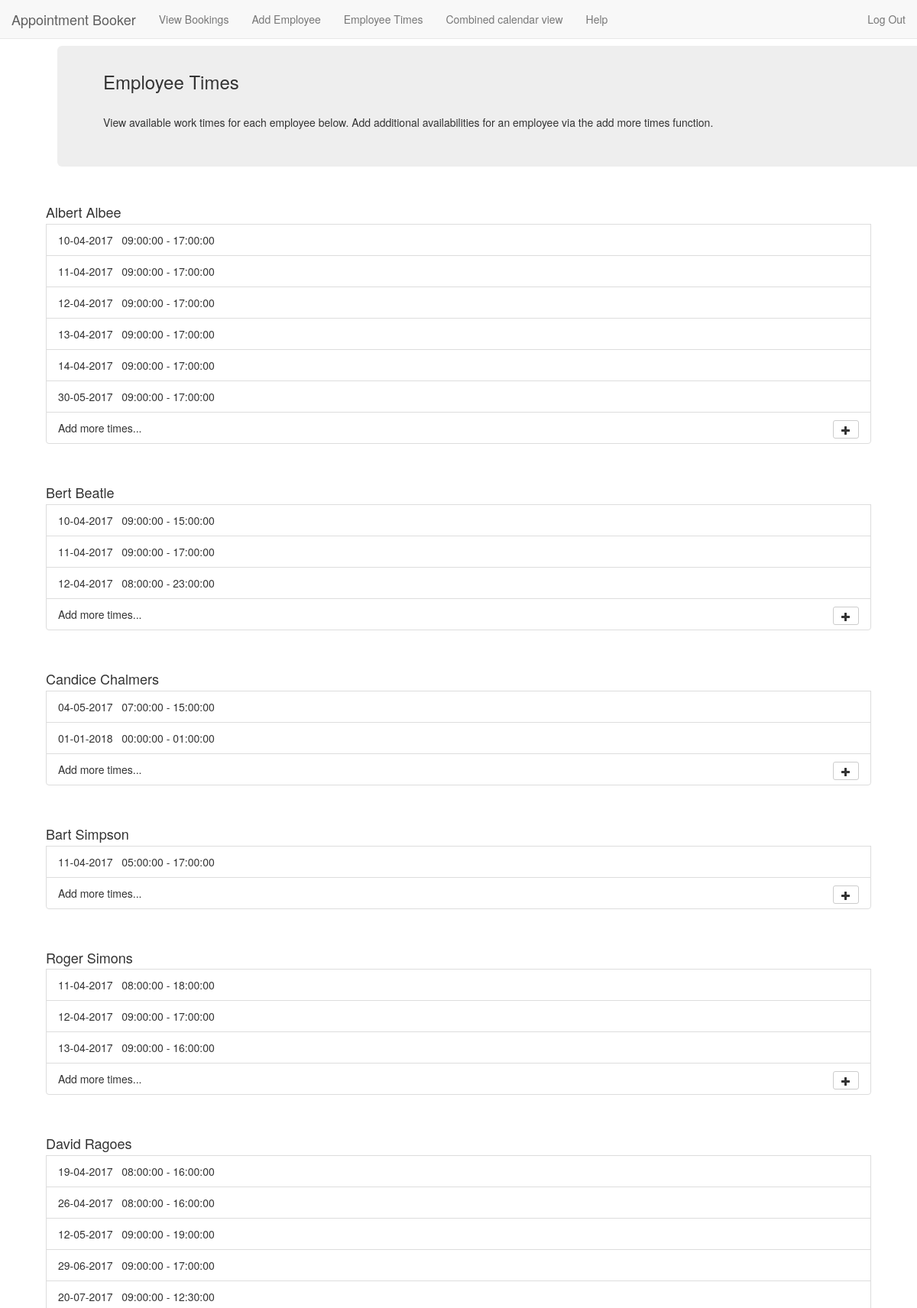
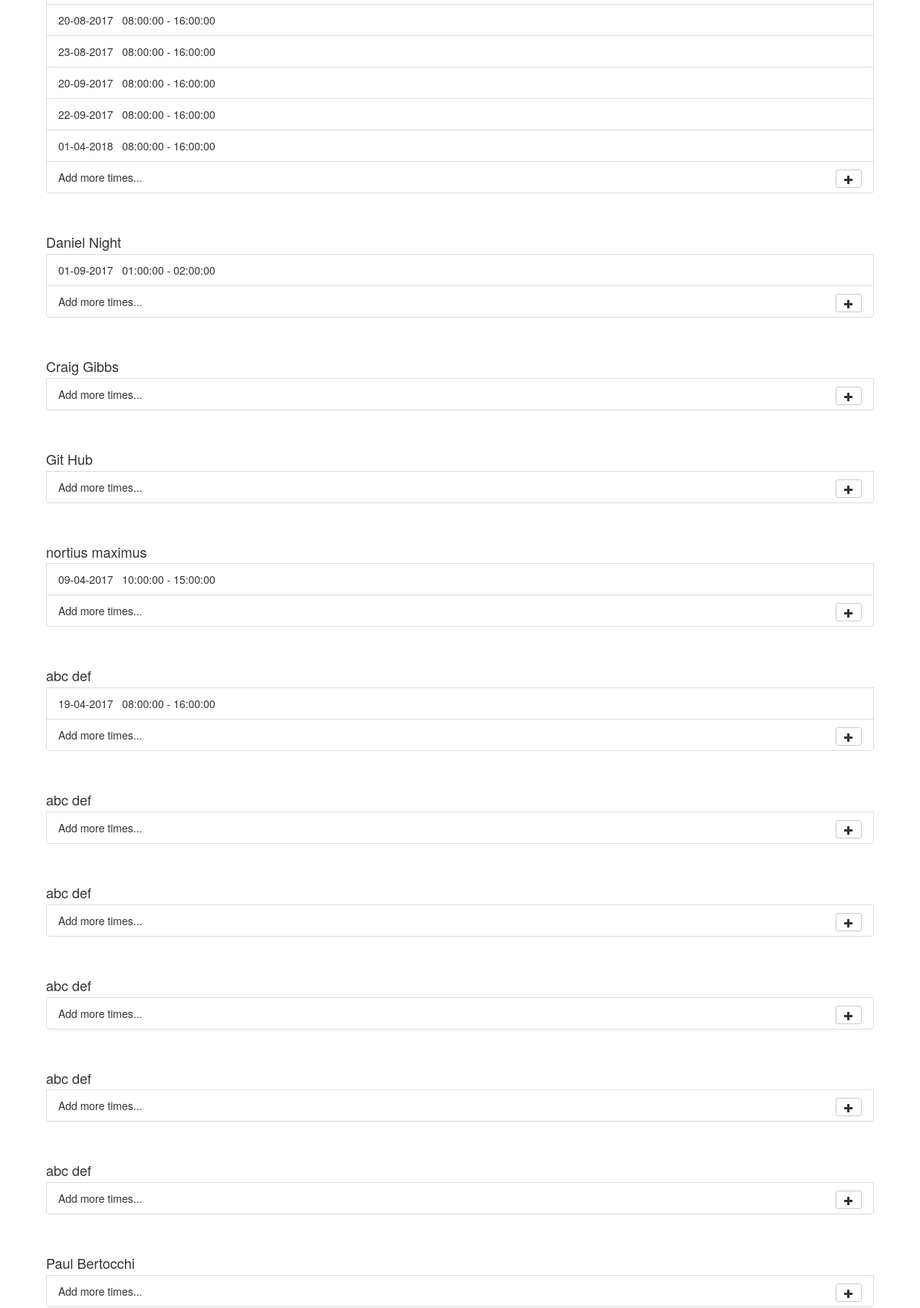
Screenshot of /WorkerAvailability.php (signed in, upper part) with the database file from the repository (2 pictures, top to bottom).
### tables this page shows
CREATE TABLE `Employees` (
  `empID` int(11) NOT NULL AUTO_INCREMENT,
  `fName` varchar(40) NOT NULL,
  `lName` varchar(40) NOT NULL,
  `email` varchar(100) NOT NULL,
  PRIMARY KEY (`empID`)
);

### Controller.class.php (called while the page is built, shortened)
<?php
require_once('views/SiteContainer.class.php');
class Controller
{
    private $db;
    public function __construct()
    {
        require_once('config.php');
        $this->db = new mysqli(
            $config['db_addr'],
            $config['db_user'],
            $config['db_pass'],
            $config['db_name']
        );
    }
    public function workers_availability()
    {
        $q = $this->db->prepare("SELECT empID, fName, lName FROM Employees;");
        if (!$q->execute())
            return false;
        $result = $q->get_result();
        $employees = array();
        $i = 0;
        while ($row = mysqli_fetch_assoc($result))
        {
            $employees[$i]['empID'] = $row['empID'];
            $employees[$i]['fName'] = $row['fName'];
            $employees[$i]['lName'] = $row['lName'];
            $employees[$i]['shifts'] = $this->get_worker_hours($employees[$i]['empID']);
            $i++;
        }
        return $employees;
    }
    public function get_worker_hours($empID)
    {
        require_once('models/Timeslot.class.php');
        $q = $this->db->prepare("SELECT A.dateTime FROM TimeSlot A, CanWork C WHERE A.dateTime = C.dateTime AND C.empID = '$empID'");
        $result = $q->get_result();
        $timeslots = array();
        while ($row = mysqli_fetch_array($result))
        {
            $start = new DateTime($row['dateTime']);
            $end = new DateTime($row['dateTime']);
            $end->modify('+'.MINIMUM_INTERVAL.' minutes');
            $now = new DateTime();
            if ($now > $start)
                continue;
            $timeslots[] = new Timeslot($start, $end);
        }
        $timeslots = $this->concatenate($timeslots);
        return $timeslots;
    }
    public function concatenate($ts)
    {
        $n = count($ts);
        for ($k = 0; $k < $n; $k++)
        {
            for ($i = 0; $i < count($ts) - 1; $i++)
            {
                for ($j = $i+1; $j < count($ts); $j++)
                {
                    if ($ts[$i]->get_end() >= $ts[$j]->get_start() && $ts[$i]->get_start() <= $ts[$j]->get_end())
                    {
                        $ts[$i] = new Timeslot(min($ts[$i]->get_start(), $ts[$j]->get_start()), max($ts[$j]->get_end(), $ts[$i]->get_end()));
                        unset($ts[$j]);
                        $ts = array_values($ts);
                    }
                }
            }
        }
        return $ts;
    }
    public function show_worker_availability()
    {
        $employees = $this->workers_availability();
        require_once('views/WorkerAvailability.class.php');
        $page = new WorkerAvailability();
        $page->printHtml($employees);
    }
}

### WorkerAvailability.php (called while the page is built, shortened)
<?php
require_once('Controller.class.php');
$controller = new Controller();
$controller->show_worker_availability();

### config.php (called while the page is built, shortened)
<?php
$config = array(
    'site_url' => '',
    'site_path' => '',
    'db_addr' => 'localhost',
    'db_user' => 'antfellow',
    'db_pass' => '',
    'db_name' => 'appt_booker',
    'debug' => true
);

### models/Timeslot.class.php (called while the page is built)
<?php
class Timeslot
{
    private $start;
    private $end;
    public function __construct($start, $end)
    {
        $this->start = $start;
        $this->end = $end;
    }
    public function get_start() { return $this->start; }
    public function get_end() { return $this->end; }
}

### views/WorkerAvailability.class.php (the view, shortened to what this page needs)
<?php
class WorkerAvailability
{
    public function printHtml($employees)
    {
    ?>
    <div class="container">
        <div class = "jumbotron jumbotron-fluid">
            <h3>Employee Times</h3><br>
            View available work times for each employee below.  Add additional availabilities for an employee via the add more times function.
        </div>
    </div>
    <?php
        for ($i = 0; $i < count($employees); $i++)
        {
            $fname = $employees[$i]['fName'];
            $lname = $employees[$i]['lName'];
            echo "<br>";
            echo "<form id=\"form\" method=\"POST\" action = \"../send_hrs.php\">";
            echo "<h4 class = \"list-group-item-heading\">".$fname." ".$lname."</h4>";
            foreach($employees[$i]['shifts'] as $value)
            {
                $st = $value->get_start();
                $en = $value->get_end();
                $date_only = $st->format("d-m-Y");
                $start_time = $st->format("H:i:s");
                $end_time = $en->format("H:i:s");
                echo "<div id = \"hrs_list\" class = \"list-group-item\">".$date_only."&nbsp;&nbsp;&nbsp;".$start_time." - ".$end_time.
                    "</div>";
            }
            echo "<div id = \"".$employees[$i]['empID']."\" class = \"list-group-item\"> Add more times...
                         <span class=\"pull-right\">
                            <button type=\"button\" class=\"btn btn-default btn-sm btn-circle\" onclick=\"add_hrs(".$employees[$i]['empID'].")\">
                                <i class=\"glyphicon glyphicon-plus\"></i>
                            </button>
                        </span>
                    </div>";
            echo "</form>";
            echo "<br>";
        }
    }
}

### css/custom.css (style rules this page uses)
html { position: relative; min-height: 100%; }
body { margin-bottom: 60px; padding-top: 60px; }
@media screen and (min-width: 768px) { .jumbotron { padding-top: 14px; } }

### rows the page displays
employees: fName "Albert", lName "Albee", date_only "10-04-2017", start_time "09:00:00", end_time "17:00:00", date_only "11-04-2017", date_only "12-04-2017", date_only "13-04-2017", date_only "14-04-2017", date_only "30-05-2017"
employees: fName "Bert", lName "Beatle", date_only "10-04-2017", start_time "09:00:00", end_time "15:00:00", date_only "11-04-2017", end_time "17:00:00", date_only "12-04-2017", start_time "08:00:00", end_time "23:00:00"
employees: fName "Candice", lName "Chalmers", date_only "04-05-2017", start_time "07:00:00", end_time "15:00:00", date_only "01-01-2018", start_time "00:00:00", end_time "01:00:00"
employees: fName "Bart", lName "Simpson", date_only "11-04-2017", start_time "05:00:00", end_time "17:00:00"
employees: fName "Roger", lName "Simons", date_only "11-04-2017", start_time "08:00:00", end_time "18:00:00", date_only "12-04-2017", start_time "09:00:00", end_time "17:00:00", date_only "13-04-2017", end_time "16:00:00"
employees: fName "David", lName "Ragoes", date_only "19-04-2017", start_time "08:00:00", end_time "16:00:00", date_only "26-04-2017", date_only "12-05-2017", start_time "09:00:00", end_time "19:00:00", date_only "29-06-2017", end_time "17:00:00", date_only "20-07-2017", end_time "12:30:00", date_only "20-08-2017", date_only "23-08-2017", date_only "20-09-2017", date_only "22-09-2017", date_only "01-04-2018"
employees: fName "Daniel", lName "Night", date_only "01-09-2017", start_time "01:00:00", end_time "02:00:00"
employees: fName "Craig", lName "Gibbs"
employees: fName "Git", lName "Hub"
employees: fName "nortius", lName "maximus", date_only "09-04-2017", start_time "10:00:00", end_time "15:00:00"
employees: fName "abc", lName "def", date_only "19-04-2017", start_time "08:00:00", end_time "16:00:00"
employees: fName "abc", lName "def"
employees: fName "abc", lName "def"
employees: fName "abc", lName "def"
employees: fName "abc", lName "def"
employees: fName "abc", lName "def"
employees: fName "Paul", lName "Bertocchi"
